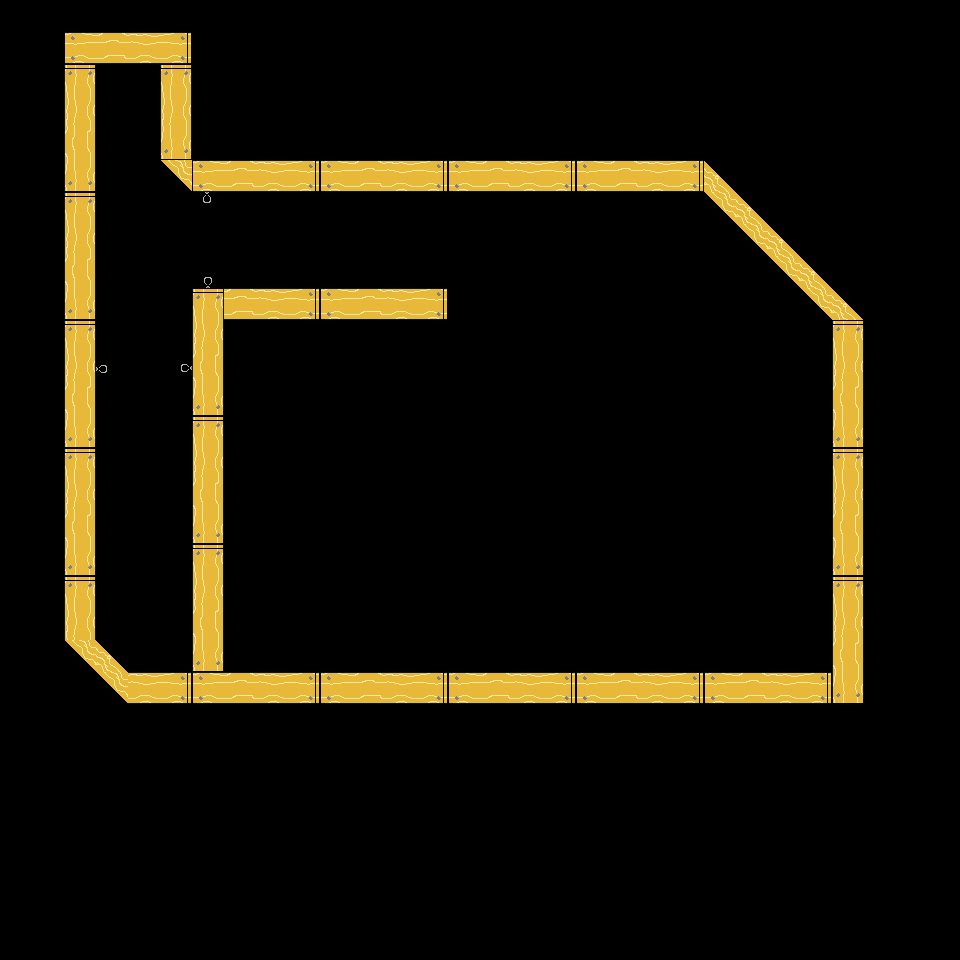

A level layout from a 2D game, rendered from its tile map. Below: a short description, then the map file with tile-grid data replaced by summaries:
An orthogonal 30x30 tile map with 32x32 px tiles, 2 tile layers (background, foreground), 2 tilesets and 23 objects (11x fan, 6x rope, 4x door, spawn, exit).

<map version="1.0" orientation="orthogonal" renderorder="right-down" width="30" height="30" tilewidth="32" tileheight="32" nextobjectid="169">
 <tileset firstgid="1" name="basic" tilewidth="32" tileheight="32" tilecount="256" columns="16">
  <image source="basic-tiles.png" width="512" height="512" />
 </tileset>
 <tileset firstgid="257" name="objects" tilewidth="64" tileheight="64" tilecount="4" columns="0">
  <tile id="1">
   <image width="32" height="64" source="fan_0.png" />
  </tile>
  <tile id="2">
   <image width="32" height="32" source="spawn.png" />
  </tile>
  <tile id="3">
   <image width="32" height="32" source="exit.png" />
  </tile>
  <tile id="9">
   <image width="64" height="7" source="door.png" />
  </tile>
 </tileset>
 <layer name="background" width="30" height="30">
  <data>[900 cells, 4 non-empty, 4 distinct tile ids]</data>
 </layer>
 <layer name="foreground" width="30" height="30">
  <data>[900 cells, 107 non-empty, 10 distinct tile ids]</data>
 </layer>
 <objectgroup name="objects" offsetx="0" offsety="1">
  <object id="86" type="fan" gid="258" x="64" y="256" width="32" height="64" />
  <object id="87" type="fan" gid="258" x="352" y="704" width="32" height="64" rotation="-90" />
  <object id="88" type="fan" gid="258" x="640" y="704" width="32" height="64" rotation="-90" />
  <object id="89" type="fan" gid="258" x="480" y="160" width="32" height="64" rotation="90" />
  <object id="90" type="fan" gid="258" x="640" y="160" width="32" height="64" rotation="90" />
  <object id="116" type="spawn" gid="259" x="112" y="128" width="32" height="32" />
  <object id="117" type="exit" gid="260" x="240" y="656" width="32" height="32" />
  <object id="135" type="fan" gid="2147483906" x="832" y="672" width="32" height="64" />
  <object id="150" type="door" gid="266" x="76" y="288" width="64" height="7" rotation="90">
   <properties>
    <property name="openRotation" type="float" value="0" />
    <property name="triggeredByRopeGroup" value="rope-group-1" />
   </properties>
  </object>
  <object id="151" type="rope" gid="81" x="192" y="224" width="32" height="32">
   <properties>
    <property name="group" value="rope-group-1" />
   </properties>
  </object>
  <object id="152" type="rope" gid="98" x="192" y="288" width="32" height="32">
   <properties>
    <property name="group" value="rope-group-1" />
   </properties>
  </object>
  <object id="153" type="rope" gid="97" x="192" y="256" width="32" height="32">
   <properties>
    <property name="group" value="rope-group-1" />
   </properties>
  </object>
  <object id="154" type="rope" gid="99" x="160" y="384" width="32" height="32">
   <properties>
    <property name="group" value="rope-group-2" />
   </properties>
  </object>
  <object id="155" type="rope" gid="82" x="96" y="384" width="32" height="32">
   <properties>
    <property name="group" value="rope-group-2" />
   </properties>
  </object>
  <object id="156" type="door" gid="266" x="268" y="304" width="64" height="7" rotation="-90">
   <properties>
    <property name="openRotation" type="float" value="0" />
    <property name="triggeredByRopeGroup" value="rope-group-2" />
   </properties>
  </object>
  <object id="157" type="door" gid="266" x="268" y="176" width="64" height="7" rotation="90">
   <properties>
    <property name="openRotation" value="0" />
    <property name="triggeredByRopeGroup" value="rope-group-2" />
   </properties>
  </object>
  <object id="160" type="rope" gid="83" x="128" y="384" width="32" height="32">
   <properties>
    <property name="group" value="rope-group-2" />
   </properties>
  </object>
  <object id="162" type="door" gid="266" x="204" y="288" width="64" height="7" rotation="90">
   <properties>
    <property name="openRotation" type="float" value="180" />
    <property name="triggeredByRopeGroup" value="rope-group-1" />
   </properties>
  </object>
  <object id="163" type="fan" gid="2147483906" x="832" y="544" width="32" height="64" />
  <object id="164" type="fan" gid="2147483906" x="832" y="416" width="32" height="64" />
  <object id="166" type="fan" gid="258" x="192" y="480" width="32" height="64" />
  <object id="167" type="fan" gid="258" x="192" y="608" width="32" height="64" />
  <object id="168" type="fan" gid="258" x="480" y="704" width="32" height="64" rotation="-90" />
 </objectgroup>
</map>
